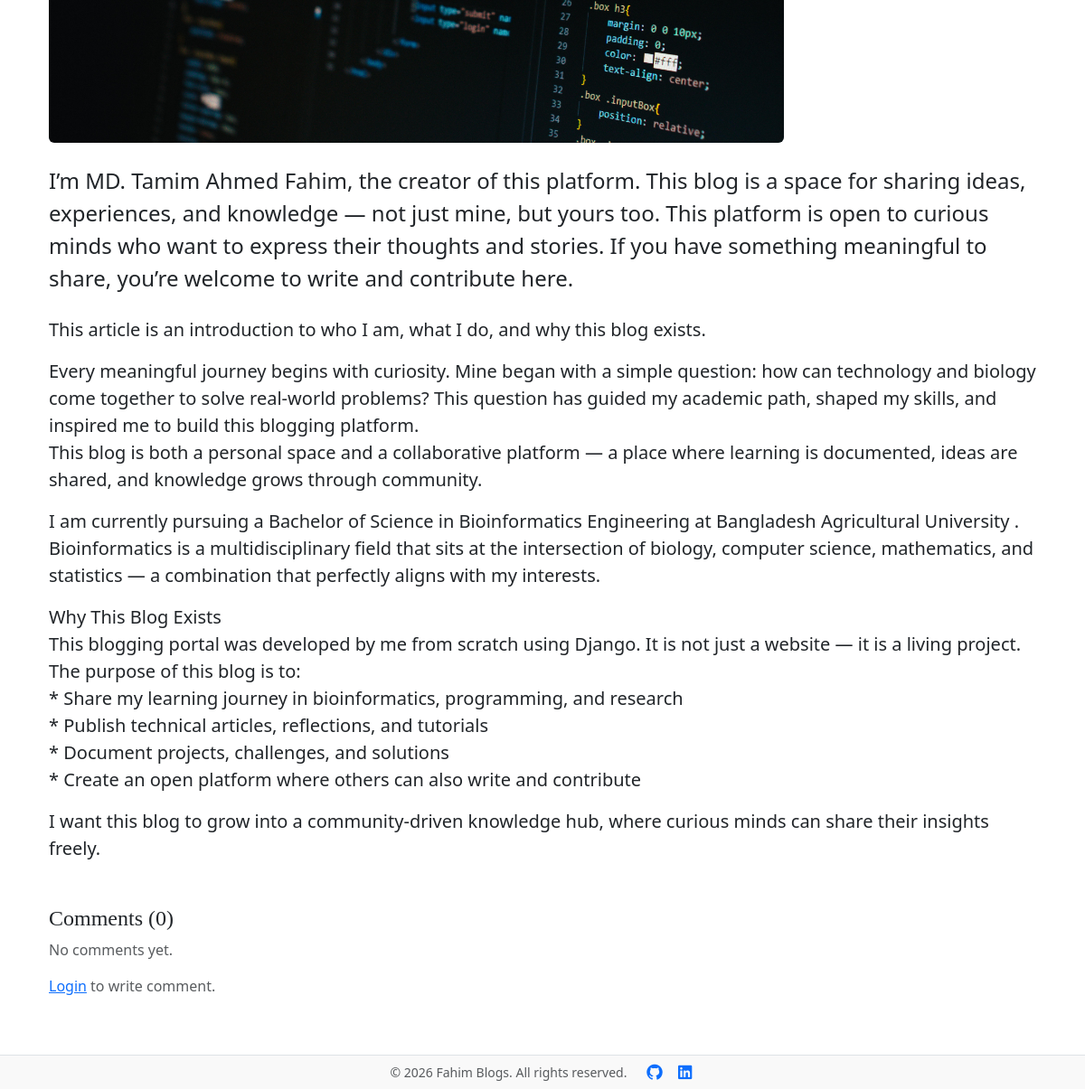
Page /blogs/i-am-fahim-1/ (lower part) on the earlier database version.
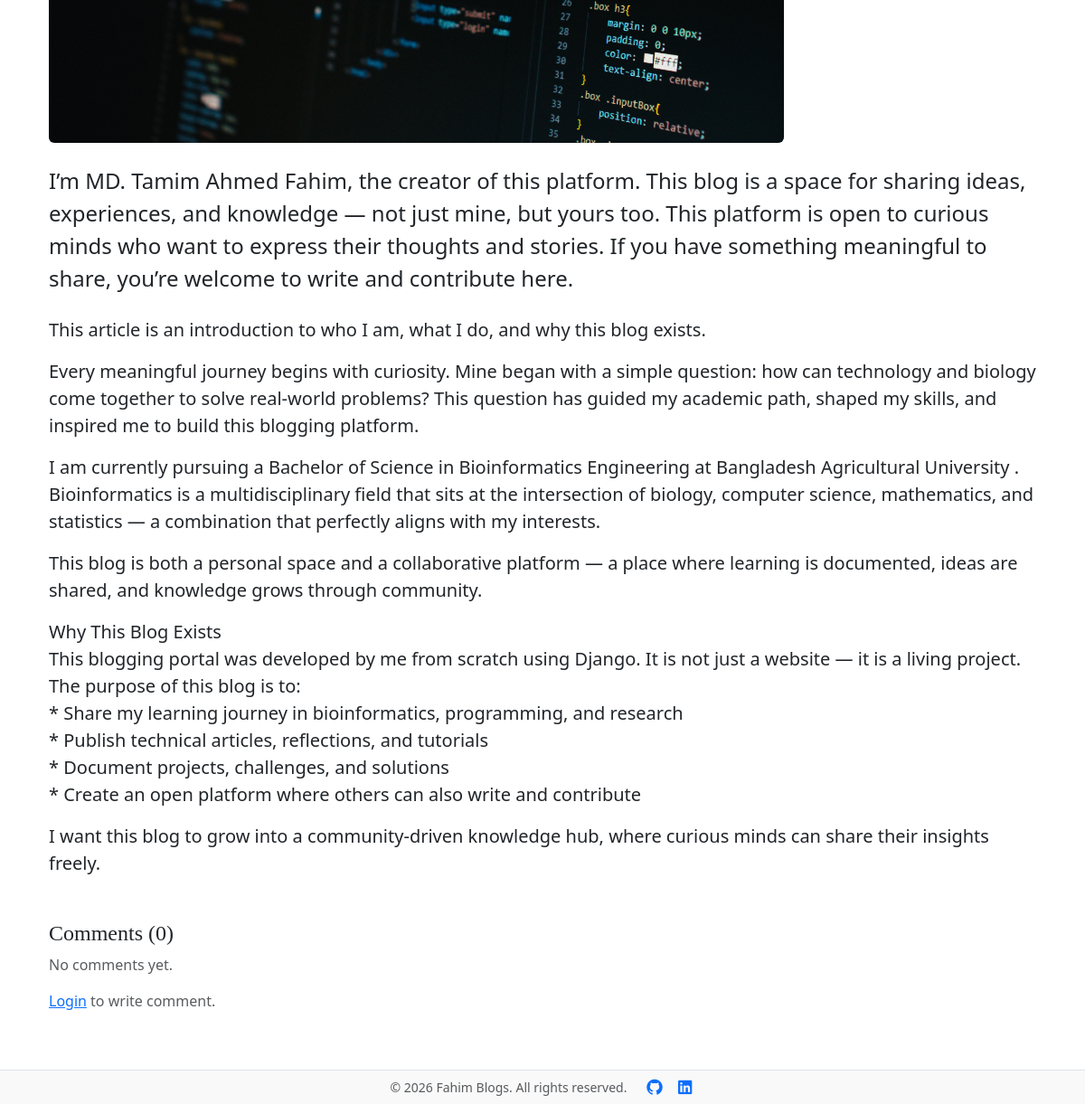
Same page on the later database version.
### blogs/models.py (models this page shows, shortened)
class Blog(models.Model):
    title = models.CharField(max_length=150)
    slug = models.SlugField(max_length=150,unique=True,blank=True)
    category = models.ForeignKey(Category,on_delete=models.CASCADE)
    author = models.ForeignKey(User, on_delete=models.CASCADE)
    featured_image = models.ImageField(upload_to='uploads/%Y/%m/%d')
    short_description = models.TextField(max_length=500, blank=True)
    blog_body = models.TextField(max_length=2000)
    status = models.CharField(max_length=11, choices=STATUS_CHOICES, default=0)
    is_featured = models.BooleanField(default=False)
    created_at = models.DateTimeField(auto_now_add=True)
    updated_at = models.DateTimeField(auto_now=True)
    class Meta:
        verbose_name_plural = 'Blogs'

### blogs/views.py (the view, shortened to what this page needs)
# urls.py: path('blogs/<slug:slug>/',blogs_view.blog, name='blog'),
def blog(request,slug):
    single_blog = get_object_or_404(Blog, slug=slug, status="Published")
    comments = Comment.objects.filter(blog = single_blog)
    comments_count = comments.count()
    context = {
        'single_blog':single_blog,
        'comments':comments,
        'comments_count':comments_count
    }
    return render(request, 'blog.html', context=context)

### blogs/context_processors.py (called while the page is built)
def get_categories(request):
    categories = Category.objects.all()
    return dict(categories=categories)

def get_social_link(request):
    social_links = SocialLink.objects.all()
    return dict(social_links = social_links)

### blogs/models.py (called while the page is built)
    def __str__(self):
        return self.category_name

### templates/blog.html (shortened to what this page needs)
{% extends 'base.html' %}
{% block content %}
<div class="container mt-5">
    <div class="row">
        <div class="col-lg-9">
            <article>
                <figure class="mb-4">
                    <img class="img-fluid rounded"
                         src="{{ single_blog.featured_image.url }}"
                         alt="blog photo">
                </figure>
            </article>
        </div>
        <div class="col-lg-3">
        </div>
    </div>
    <div class="row">
        <div class="col-12">
            <p class="fs-4 mb-4">
                {{ single_blog.short_description }}
            </p>
            <div class="fs-5 mb-5">
                {{ single_blog.blog_body |linebreaks }}
            </div>
        </div>
    </div>
    <h4>Comments ({{ comments_count }})</h4>
    {% if comments %}
    {% for comment in comments %}
        <div class="card mb-2">
            <div class="card-body">
                <p class="card-text text-dark fs-6 lh-lg mb-2 px-3 py-2 rounded bg-light border-start border-3 border-warning">
                    {{ comment }}
                </p>
                <div class="d-flex justify-content-between align-items-center px-1">
                    <small class="text-muted">By <strong>{{ comment.user }}</strong></small>
                    <small class="text-muted">{{ comment.created_at|timesince }} ago</small>
                </div>
            </div>
        </div>
    {% endfor %}
    {% else %}
    <p class="text-muted">No comments yet.</p>
    {% endif %}
    {% if user.is_authenticated %}
    <div class="card mt-3">
        <div class="card-body">
            <form action="" method="POST">
                {% csrf_token %}
                <div class="mb-2">
                    <label for="comment" class="form-label fw-semibold">
                        Leave a comment
                    </label>
                    <textarea
                        name="comment"
                        id="comment"
                        rows="3"
                        class="form-control"
                        placeholder="Write your comment here..."
                        required></textarea>
                    </div>
                    <div class="text-end">
                    <button type="submit" class="btn btn-primary px-4">
                        Post Comment
                    </button>
                </div>
            </form>
        </div>
    </div>
    {% else %}
    <p class="text-muted"><span><a href="{% url 'login' %}">Login</a></span> to write comment.</p>
    {% endif %}
</div>
{% endblock %}

### templates/base.html (shortened to what this page needs)
{% load static %}
<!DOCTYPE html>
<html lang="en">
<head>
    <link href="https://cdn.jsdelivr.net/npm/bootstrap@5.3.8/dist/css/bootstrap.min.css" rel="stylesheet"
>
    <link rel="stylesheet" href="https://cdnjs.cloudflare.com/ajax/libs/font-awesome/7.0.1/css/all.min.css">
    <link href="{% static 'css/blog.css' %}" rel="stylesheet">
</head>
<body class="d-flex flex-column min-vh-100">
<div class="container flex-grow-1">
    <main>
        {% block content %}
        {% endblock %}
    </main>
</div>
<footer class="blog-footer py-2 mt-5 border-top text-center">
    <p class="mb-0 text-muted small">
        &copy; {% now "Y" %} Fahim Blogs. All rights reserved.
        <a href="https://github.com/t-fahim" target="_blank" class="text-decoration-none ms-3">
        </a>
        <a href="https://www.linkedin.com/in/tamim-fahim" target="_blank" class="text-decoration-none ms-2">
        </a>
    </p>
</footer>
</body>
</html>

### blog_main/static/css/blog.css (style rules this page uses)
h1, h2, h3, h4, h5, h6 { font-family: "Playfair Display", Georgia, "Times New Roman", serif; }
body { display: flex; flex-direction: column; min-height: 100vh; margin: 0; }
.container { flex: 1; }
.blog-footer { padding: 0.75rem 0; color: #727272; text-align: center; background-color: #f9f9f9; border-top: 0.07rem solid #e5e5e5; }
.blog-footer p:last-child { margin-bottom: 0; }

Differences in the rows shown:
changed Blog: blog_body "…build this blogging platform. This blog is both a personal space and a collaborative platform — a place where learning is documented, ideas are shared, and knowledge grows through community. I am currently pursuing a Bachelor of Science in Bioinformatics Engineering at Bangladesh Agricultural University . Bioinformatics is a multidisciplinary field that sits at the intersection of biology, computer science, mathematics, and statistics — a combination that perfectly aligns with my interests. Why This Blog Exists…" → "…build this blogging platform. I am currently pursuing a Bachelor of Science in Bioinformatics Engineering at Bangladesh Agricultural University . Bioinformatics is a multidisciplinary field that sits at the intersection of biology, computer science, mathematics, and statistics — a combination that perfectly aligns with my interests. This blog is both a personal space and a collaborative platform — a place where learning is documented, ideas are shared, and knowledge grows through community. Why This Blog Exists…"
